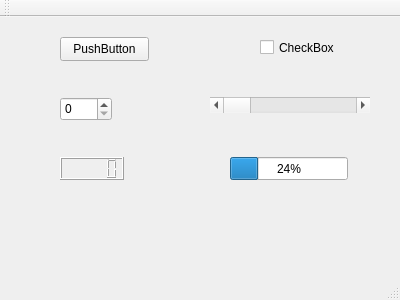
<?xml version="1.0" encoding="UTF-8"?>
<ui version="4.0">
 <class>MainWindow</class>
 <widget class="QMainWindow" name="MainWindow">
  <property name="geometry">
   <rect>
    <x>0</x>
    <y>0</y>
    <width>400</width>
    <height>300</height>
   </rect>
  </property>
  <property name="windowTitle">
   <string>MainWindow</string>
  </property>
  <widget class="QWidget" name="centralWidget">
   <widget class="QPushButton" name="pushButton">
    <property name="geometry">
     <rect>
      <x>60</x>
      <y>20</y>
      <width>89</width>
      <height>24</height>
     </rect>
    </property>
    <property name="text">
     <string>PushButton</string>
    </property>
   </widget>
   <widget class="QCheckBox" name="checkBox">
    <property name="geometry">
     <rect>
      <x>260</x>
      <y>20</y>
      <width>93</width>
      <height>21</height>
     </rect>
    </property>
    <property name="text">
     <string>CheckBox</string>
    </property>
   </widget>
   <widget class="QSpinBox" name="spinBox">
    <property name="geometry">
     <rect>
      <x>60</x>
      <y>80</y>
      <width>52</width>
      <height>24</height>
     </rect>
    </property>
   </widget>
   <widget class="QScrollBar" name="horizontalScrollBar">
    <property name="geometry">
     <rect>
      <x>210</x>
      <y>80</y>
      <width>160</width>
      <height>16</height>
     </rect>
    </property>
    <property name="orientation">
     <enum>Qt::Horizontal</enum>
    </property>
   </widget>
   <widget class="QLCDNumber" name="lcdNumber">
    <property name="geometry">
     <rect>
      <x>60</x>
      <y>140</y>
      <width>64</width>
      <height>23</height>
     </rect>
    </property>
   </widget>
   <widget class="QProgressBar" name="progressBar">
    <property name="geometry">
     <rect>
      <x>230</x>
      <y>140</y>
      <width>118</width>
      <height>23</height>
     </rect>
    </property>
    <property name="value">
     <number>24</number>
    </property>
   </widget>
  </widget>
  <widget class="QMenuBar" name="menuBar">
   <property name="geometry">
    <rect>
     <x>0</x>
     <y>0</y>
     <width>400</width>
     <height>25</height>
    </rect>
   </property>
  </widget>
  <widget class="QToolBar" name="mainToolBar">
   <attribute name="toolBarArea">
    <enum>TopToolBarArea</enum>
   </attribute>
   <attribute name="toolBarBreak">
    <bool>false</bool>
   </attribute>
  </widget>
  <widget class="QStatusBar" name="statusBar"/>
 </widget>
 <layoutdefault spacing="6" margin="11"/>
 <resources/>
 <connections/>
</ui>
